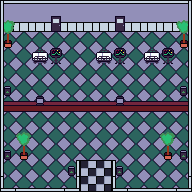

This game map was drawn from its Tiled (.tmx) file and the tilesets committed beside it. A one-line description and the full map source follow:
An orthogonal 12x12 tile map with 16x16 px tiles, 4 tile layers (floor and walls, Objects, Computer, Top of walls) and 14 objects.

<map version="1.10" tiledversion="1.11.2" orientation="orthogonal" renderorder="right-down" width="12" height="12" tilewidth="16" tileheight="16" infinite="0" nextlayerid="8" nextobjectid="15">
 <tileset firstgid="1" source="clinic.tsx" />
 <layer id="1" name="floor and walls" width="12" height="12">
  <data encoding="csv">
22,23,23,23,23,23,23,23,23,23,23,24,
30,31,31,31,31,31,31,31,31,31,31,32,
10,10,10,10,10,10,10,10,10,10,10,10,
10,10,10,10,10,10,10,10,10,10,10,10,
10,10,10,10,10,10,10,10,10,10,10,10,
10,10,10,10,10,10,10,10,10,10,10,10,
10,10,10,10,10,10,10,10,10,10,10,10,
10,10,10,10,10,10,10,10,10,10,10,10,
10,10,10,10,10,10,10,10,10,10,10,10,
10,10,10,10,10,10,10,10,10,10,10,10,
10,10,10,10,10,17,19,10,10,10,10,10,
10,10,10,10,10,33,35,10,10,10,10,10
</data>
 </layer>
 <layer id="3" name="Objects" width="12" height="12">
  <data encoding="csv">
0,0,0,0,0,0,0,0,0,0,0,0,
49,0,0,3,0,0,0,3,0,0,0,49,
57,0,0,0,0,0,0,0,0,0,0,57,
0,0,1,2,0,0,1,2,0,1,2,0,
0,0,0,0,0,0,0,0,0,0,0,0,
0,0,0,0,0,0,0,0,0,0,0,0,
4,5,5,5,5,5,5,5,5,5,5,6,
0,0,0,0,0,0,0,0,0,0,0,0,
0,49,0,0,0,0,0,0,0,0,49,0,
0,57,0,0,0,0,0,0,0,0,57,0,
0,0,0,0,0,0,0,0,0,0,0,0,
0,0,0,0,0,0,0,0,0,0,0,0
</data>
 </layer>
 <layer id="4" name="Computer" width="12" height="12">
  <data encoding="csv">
0,0,0,0,0,0,0,0,0,0,0,0,
0,0,0,0,0,0,0,0,0,0,0,0,
0,0,0,0,0,0,0,0,0,0,0,0,
0,0,0,0,0,0,0,0,0,0,0,0,
0,0,0,0,0,0,0,0,0,0,0,0,
7,0,0,0,0,0,0,0,0,0,0,7,
0,0,12,0,0,0,0,12,0,0,0,0,
0,0,0,0,0,0,0,0,0,0,0,0,
0,0,0,0,0,0,0,0,0,0,0,0,
7,0,0,0,0,0,0,0,0,0,0,7,
0,0,0,0,7,0,0,7,0,0,0,0,
0,0,0,0,0,0,0,0,0,0,0,0
</data>
 </layer>
 <objectgroup id="5" name="Door">
  <properties>
   <property name="map_file" value="town1.tmx" />
  </properties>
  <object id="1" x="80" y="186" width="32" height="4.81478">
   <properties>
    <property name="door" type="bool" value="true" />
    <property name="exit" type="bool" value="true" />
    <property name="map_file" value="town1.tmx" />
   </properties>
  </object>
 </objectgroup>
 <objectgroup id="7" name="spawn point">
  <object id="14" x="95.3466" y="163.898">
   <properties>
    <property name="spawn_point" value="" />
   </properties>
  </object>
 </objectgroup>
 <objectgroup id="6" name="Blocking">
  <object id="2" x="161.888" y="151.17" width="11.1647" height="9.15506">
   <properties>
    <property name="block" type="bool" value="true" />
   </properties>
  </object>
  <object id="3" x="179.752" y="150.277" width="8.48517" height="9.60164">
   <properties>
    <property name="block" type="bool" value="true" />
   </properties>
  </object>
  <object id="4" x="18.7567" y="151.617" width="11.1647" height="7.14541">
   <properties>
    <property name="block" type="bool" value="true" />
   </properties>
  </object>
  <object id="5" x="4.01929" y="149.83" width="9.15506" height="8.93176">
   <properties>
    <property name="block" type="bool" value="true" />
   </properties>
  </object>
  <object id="6" x="66.5416" y="165.907" width="8.93176" height="9.82494">
   <properties>
    <property name="block" type="bool" value="true" />
   </properties>
  </object>
  <object id="7" x="0" y="188.46" width="79.0461" height="3.34941">
   <properties>
    <property name="block" type="bool" value="true" />
   </properties>
  </object>
  <object id="8" x="112.317" y="188.46" width="79.4927" height="3.12612">
   <properties>
    <property name="block" type="bool" value="true" />
   </properties>
  </object>
  <object id="9" x="112.763" y="160.325" width="2.45623" height="27.0186">
   <properties>
    <property name="block" type="bool" value="true" />
   </properties>
  </object>
  <object id="10" x="76.3666" y="160.772" width="3.34941" height="27.6885">
   <properties>
    <property name="block" type="bool" value="true" />
   </properties>
  </object>
  <object id="11" x="-0.893176" y="101.152" width="5.13576" height="87.0847">
   <properties>
    <property name="block" type="bool" value="true" />
   </properties>
  </object>
  <object id="12" x="4.24259" y="105.618" width="183.994" height="5.35906">
   <properties>
    <property name="block" type="bool" value="true" />
   </properties>
  </object>
  <object id="13" x="188.237" y="105.618" width="4.01929" height="82.3955">
   <properties>
    <property name="block" type="bool" value="true" />
   </properties>
  </object>
 </objectgroup>
 <layer id="2" name="Top of walls" width="12" height="12">
  <data encoding="csv">
21,0,0,0,0,0,0,0,0,0,0,20,
29,0,0,0,0,0,0,0,0,0,0,28,
29,0,0,0,0,0,0,0,0,0,0,28,
29,0,0,0,0,0,0,0,0,0,0,28,
29,0,0,0,0,0,0,0,0,0,0,28,
29,0,0,0,0,0,0,0,0,0,0,28,
29,0,0,0,0,0,0,0,0,0,0,28,
29,0,0,0,0,0,0,0,0,0,0,28,
29,0,0,0,0,0,0,0,0,0,0,28,
29,0,0,0,0,0,0,0,0,0,0,28,
29,0,0,0,20,0,0,21,0,0,0,28,
60,39,39,39,61,0,0,60,39,39,39,61
</data>
 </layer>
</map>